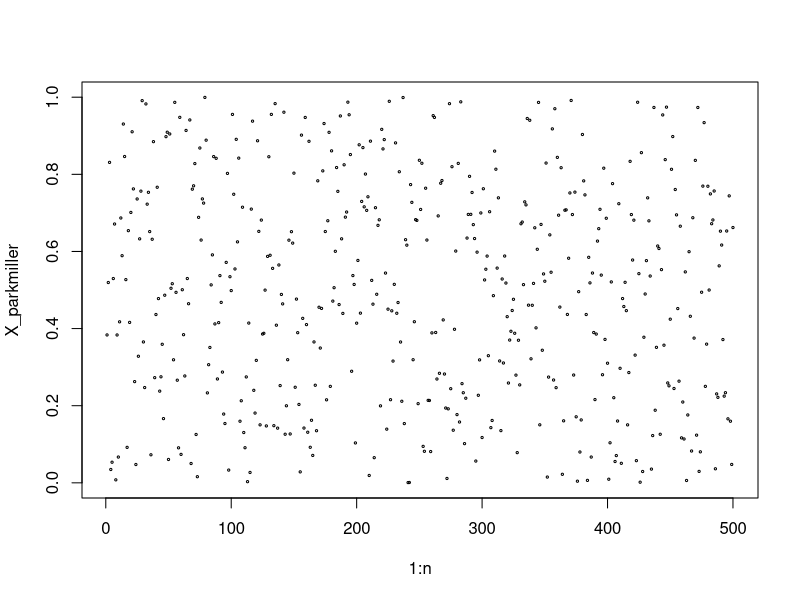
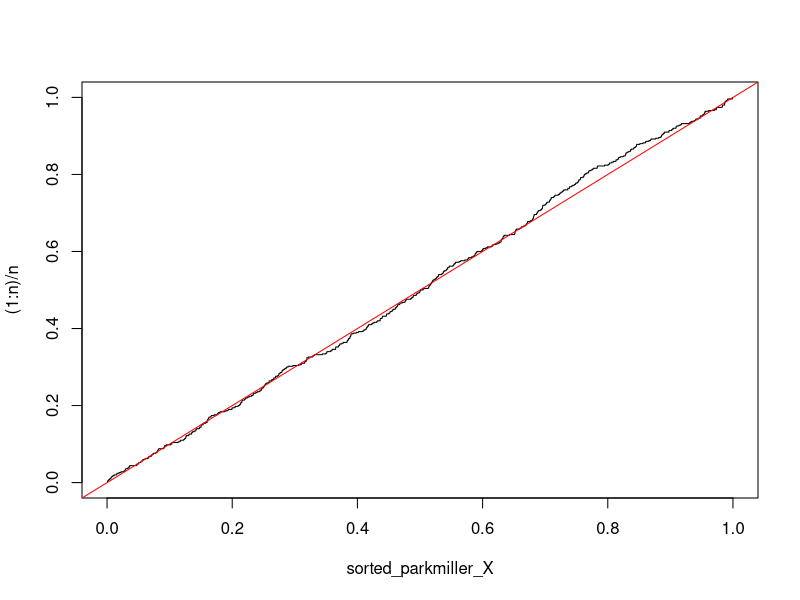
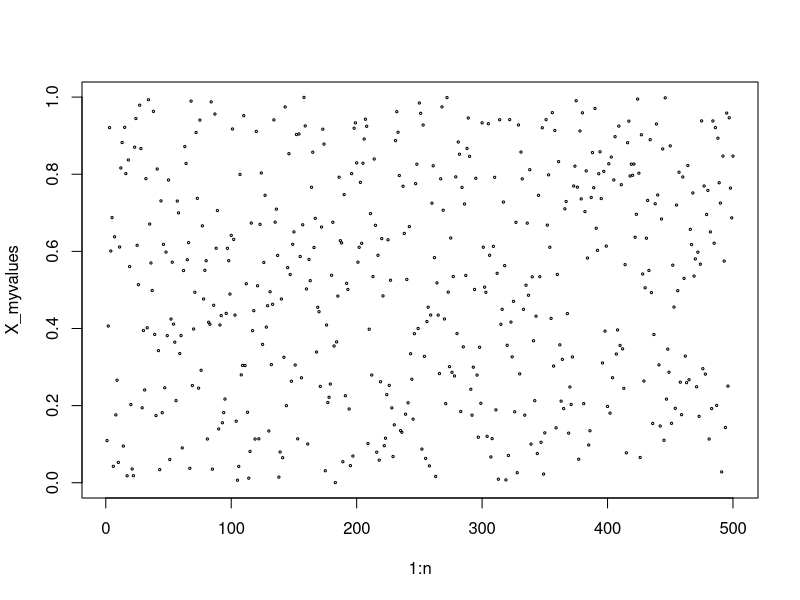
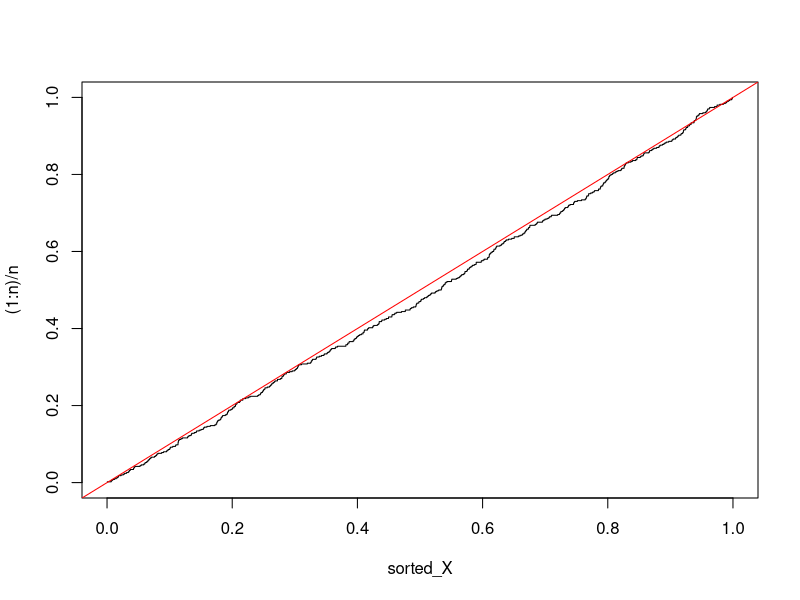

Generate these figures, in order, with R: (Note: this script raises an error after producing the figures.)
## ---- chunk 1
seed_parkmiller <- 1

park_miller_generator <- function() {
  a <- 16807
  m <- 2^31 - 1
  
  seed_parkmiller <<- (a * seed_parkmiller) %% m
  return(seed_parkmiller)
}

results <- numeric(10)
for (i in 1:10) {
  results[i] <- park_miller_generator()
}

results
## ---- chunk 2
seed_generator <- 2^7

generator <- function() {
  m <- 2^31
  a <- 65527
  c <- 3000
  
  seed_generator <<- (a * seed_generator + c) %% m
  return(seed_generator)
}

results <- numeric(10)
for (i in 1:10) {
  results[i] <- generator()
}

results
## ---- chunk 3
n <- 500
m <- 2^31-1

generated_parkmiller <- numeric(n)

for (i in 1:n) {
  generated_parkmiller[i] <- park_miller_generator()
}

X_parkmiller <- generated_parkmiller/m

plot(1:n, X_parkmiller, cex=0.3)

sorted_parkmiller_X <- sort(X_parkmiller)

plot(sorted_parkmiller_X,(1:n)/n, type='s', xlim=c(0,1), ylim=c(0,1))
abline(a=0,b=1,col="red")
## ---- chunk 4
n <- 500
m <- 2^31

generated <- numeric(n)

for (i in 1:n) {
  generated[i] <- generator()
}

X_myvalues <- generated/m

plot(1:n, X_myvalues, cex=0.3)

sorted_X <- sort(X_myvalues)

plot(sorted_X,(1:n)/n, type='s', xlim=c(0,1), ylim=c(0,1))
abline(a=0,b=1,col="red")
## ---- chunk 5
dist_generator <- function() {
  
  u1 <- generator()/m
  u1 <- generator()/m
  
  xi <- rexp(u1, rate = 1)
  nu <- runif(u1, 0, 1)
  
  z <- xi + nu
  
  return(z)
}

n <- 150

generated <- numeric(n)

for (i in 1:n) {
  generated[i] <- dist_generator()
}

X <- generated
sorted_X <- sort(X)

plot(sorted_X,(1:n)/n,type="s")
## ---- chunk 6
dist_generator <- function() {
  
  u1 <- generator()/m
  u1 <- generator()/m
  
  xi <- rexp(u1, rate = 1)
  nu <- runif(u1, 0, 1)
  
  z <- xi + nu
  
  return(z)
}

n <- 150

my_generated <- numeric(n)

for (i in 1:n) {
  my_generated[i] <- dist_generator()
}

X <- my_generated
mysorted_X <- sort(X)

plot(sorted_X,(1:n)/n,type="s")
## ---- chunk 7
dist_generator <- function() {
  
  u <- runif(150)
  
  xi <- rexp(u1, rate = 1)
  nu <- runif(u1, 0, 1)
  
  z <- xi + nu
  
  return(z)
}

generated <- dist_generator()

X <- generated
sorted_X <- sort(X)

plot(sorted_X,(1:n)/n,type="s")
